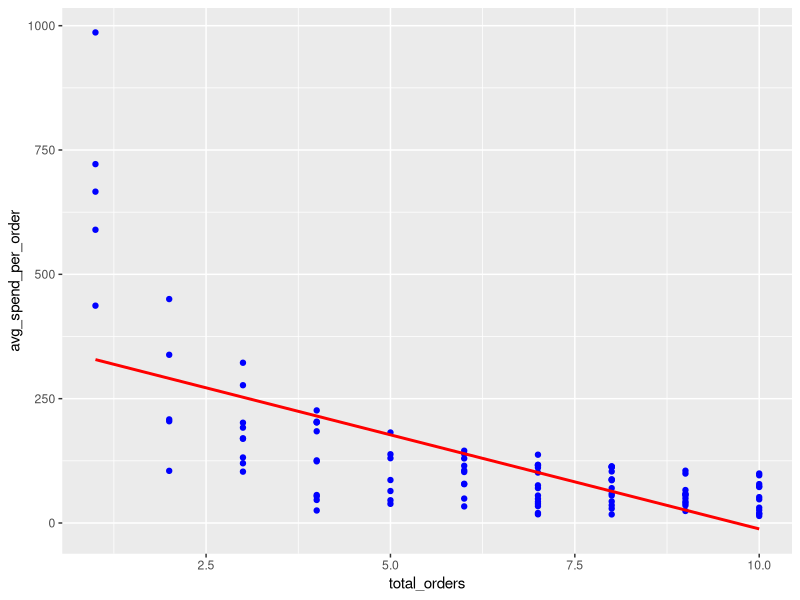

The R script that drew this image:
library(dplyr)
library(ggplot2)
set.seed(123)
customers <- data.frame(customer_id = 1:100, total_spend = runif(100, min = 100, max = 1000), total_orders = sample(1:10, 100, replace = TRUE), tenure_months = sample(12:120, 100, replace = TRUE) )
print(customers)
customers$avg_spend_per_order <- customers$total_spend / customers$total_orders
print(customers$avg_spend_per_order)
lm_model <- lm(avg_spend_per_order ~ total_orders + tenure_months, data = customers)
summary(lm_model)
ggplot(customers, aes(x = total_orders, y = avg_spend_per_order)) +
  geom_point(color = "blue") + # Actual data points
  geom_smooth(method = "lm", se = FALSE, color = "red") # Linear regression line